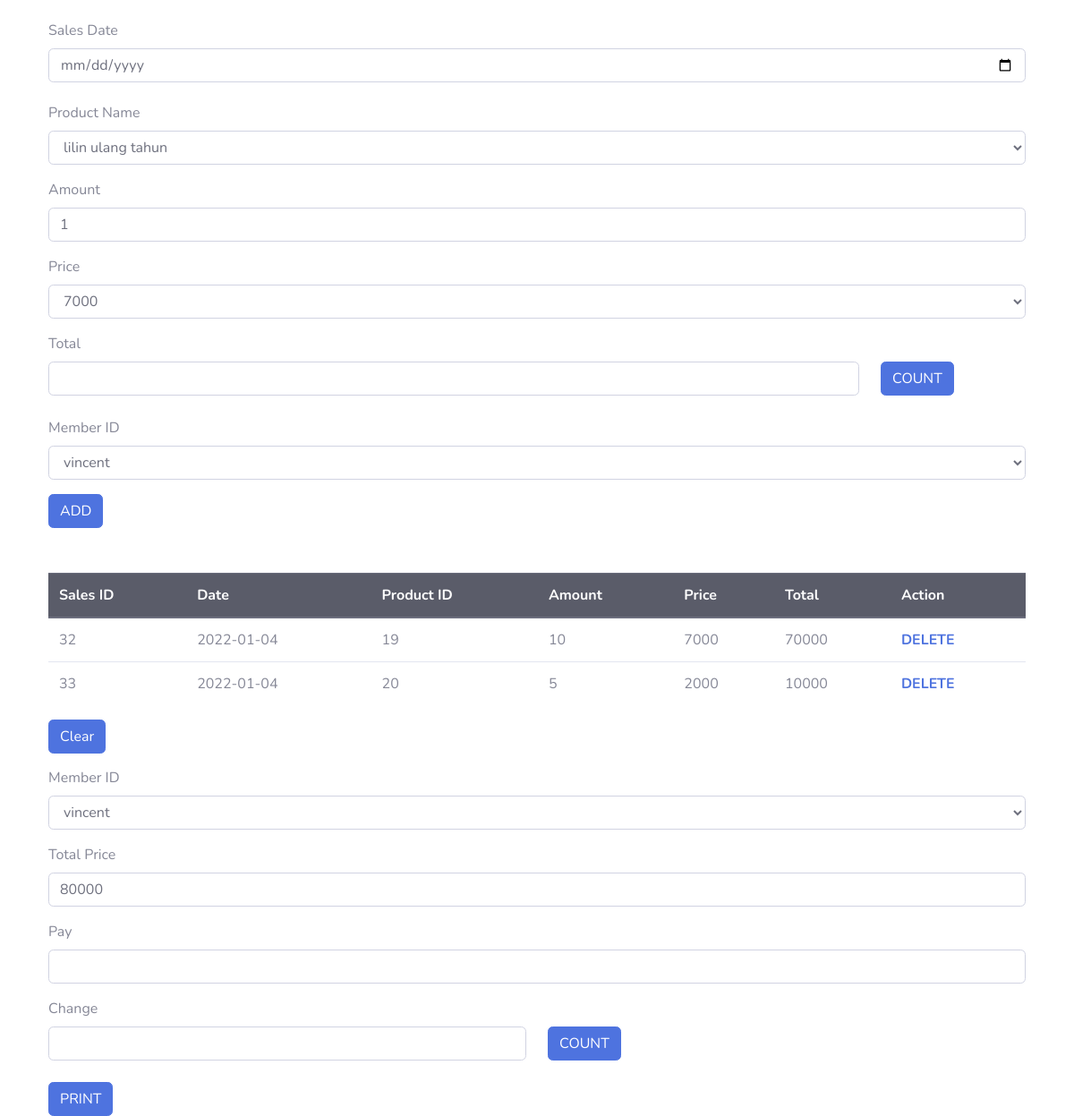
Page /sale.php on the committed database.
### tables this page shows
CREATE TABLE `tb_transaksipenjualan` (
  `sell_id` int(5) NOT NULL,
  `sell_date` date NOT NULL,
  `product_id` int(5) NOT NULL,
  `sell_amount` int(100) NOT NULL,
  `sell_price` int(20) NOT NULL,
  `sell_total` int(20) NOT NULL,
  `member_id` int(11) NOT NULL
);

### sale.php (the view, shortened to what this page needs)
<?php
include 'connection.php';
?>
<!DOCTYPE html>
<html lang="en">
<head>
    <link href="vendor/fontawesome-free/css/all.min.css" rel="stylesheet" type="text/css">
    <link href="css/sb-admin-2.min.css" rel="stylesheet">
</head>
<body>
<form name = "tolol" action="addsale.php" method="post">
    <div class="container">
    <div class="form-date" style="margin:2% 0%;">
        <label for="exampleInputDate1">Sales Date</label>
        <input type="date" id="datemin" name="date" min="1500-01-02" class="form-control">
    </div>
    <div class="form-group">
        <label for="exampleInputNumber1">Product Name</label>
        <select name="pid" class="form-control" onchange="gantiha()" id="selectp">
                <?php
                    $q ="SELECT * FROM `tb_produk` WHERE 1";
                    $run = mysqli_query($conn,$q);
                    if(mysqli_num_rows($run)){
                        while($get = mysqli_fetch_assoc($run)){
                            printf("<option value='%s'>%s</option>",$get["product_id"],$get["product_name"]);
                        }
                    }
                ?>
            </select>
    </div>
    <div class="form-group">
        <label for="exampleInputNumber1">Amount</label>
        <input type="number" name="amount" class="form-control" id="limitor">
    </div>
    <div class="form-group">
        <label for="exampleInputNumber2">Price</label>
        <p  id="hargas">
        <select id="pha" name="price" class="form-control">
            <?php
            $pr = "SELECT * FROM `tb_produk` WHERE 1";
            $result = mysqli_query($conn,$pr);
                    if(mysqli_num_rows($result)>0){
                        while($d = mysqli_fetch_assoc($result)){
                            $id = $d["product_id"];
                            $harga = $d["product_price"];
                            printf('<option value="%s">%s</option>',$id,$harga);
                        }
                    }
            ?>
        </select>
        </p>
    </div>
    <div class="form-group">
        <label>Total</label>
        <div class="row" >
                <div class="col-10">
                    <input id='hitungg' name='total' class="form-control"></input>
                </div>
                <div class="col">
                <button onclick="perhitungan(); return false;"  class="btn btn-primary mb-2">COUNT</button>
                </div>
        </div>
    </div>
    <div class="form-group">
        <label for="exampleInputNumber1">Member ID</label>
        <select name="memid" class="form-control">
                <?php
                    $q ="SELECT * FROM `tb_member` WHERE 1";
                    $run = mysqli_query($conn,$q);
                    if(mysqli_num_rows($run)){
                        while($get = mysqli_fetch_assoc($run)){
                            printf("<option value='%s'>%s</option>",$get["member_id"],$get["member_fname"]);
                        }
                    }
                ?>
            </select>
    </div>
        <button class="btn btn-primary">ADD</button>
    </div>
</form>
<div class="container" style="padding-top:50px">
    <table class="table">
    <thead class="thead-dark">
        <tr>
        <th>Sales ID</th>
        <th>Date</th>
        <th>Product ID</th>
        <th>Amount</th>
        <th>Price</th>
        <th>Total</th>
        <th>Action</th>
        </tr>
    </thead>
    <tbody>
        <?php
            $sql = "SELECT * FROM `tb_transaksipenjualan` WHERE 1";
            $result = $conn->query($sql);
            if ($result->num_rows > 0)
            {
                while($row = $result->fetch_assoc())
                {
                    $sell_id = $row['sell_id'];
                    $date = $row['sell_date'];
                    $pid = $row['product_id'];
                    $amount = $row['sell_amount'];
                    $price = $row['sell_price'];
                    $total = $row['sell_total'];
                    print("<tr>");
                    printf('<td>%s</td>',$sell_id);
                    printf('<td>%s</td>',$date);
                    printf('<td>%s</td>',$pid);
                    printf('<td>%s</td>',$amount);
                    printf('<td>%s</td>',$price);
                    printf('<td>%s</td>',$total);
                    printf('<td><a href="deletesale.php?sell_id=%s"><b>DELETE</b></a></td>',$sell_id,$sell_id);
                    print("</tr>");
                }
            }
        ?>
    </tbody>
    </table>
    <button style="margin-bottom:15px" type="submit" class="btn btn-primary"><a href="clear.php" style="color: white; text-decoration: none">Clear</a></button>
</div>
<form method="post" name="lelah" action="printransaction.php">
    <div class="container">
    <div class="form-group">
        <label for="exampleInputNumber1">Member ID</label>
        <select name="memid1" class="form-control">
                <?php
                    $q ="SELECT * FROM `tb_member` WHERE 1";
                    $run = mysqli_query($conn,$q);
                    if(mysqli_num_rows($run)){
                        while($get = mysqli_fetch_assoc($run)){
                            printf("<option value='%s'>%s</option>",$get["member_id"],$get["member_fname"]);
                        }
                    }
                ?>
            </select>
    </div>
    <div class="form-group">
        <label for="exampleInputNumber2">Total Price</label>
        <?php
           $totharga = "SELECT SUM(sell_total) AS total_harga FROM tb_transaksipenjualan";
           $qq = mysqli_query($conn,$totharga);
           $data = mysqli_fetch_array($qq);
           printf("<p name='totalprice' id='sas' class='form-control'>%s</p>",$data["total_harga"]);
        ?>
    </div>
    <div class="form-group">
        <label for="exampleInputNumber2">Pay</label>
        <input type="number" name="pay" class="form-control" id="exampleInputNumber2" required  >
    </div>
    <div class="form-group">
        <label for="exampleInputNumber2">Change</label>
        <div class="row">
            <div class="col">
                <input type="number" name="change" class="form-control" id="ea"></input>
            </div>
            <div class="col">
                    <button onclick="perhitungan2(); return false;"  class="btn btn-primary mb-2">COUNT</button>
            </div>
        </div>
    </div>
    <button type="submit" class="btn btn-primary">PRINT</button>
    </div>
</form>
</body>
</html>

### rows in the picture
tb_transaksipenjualan: sell_id "32", sell_date "2022-01-04", product "19", sell_amount "10", sell_price "7000", sell_total "70000", value "DELETE"
tb_transaksipenjualan: sell_id "33", sell_date "2022-01-04", product "20", sell_amount "5", sell_price "2000", sell_total "10000", value "DELETE"

### other values in the picture
$data["total_harga"] "80000"
form field pid "lilin ulang tahun"
form field price "7000"
form field memid "vincent"
form field memid1 "vincent"
